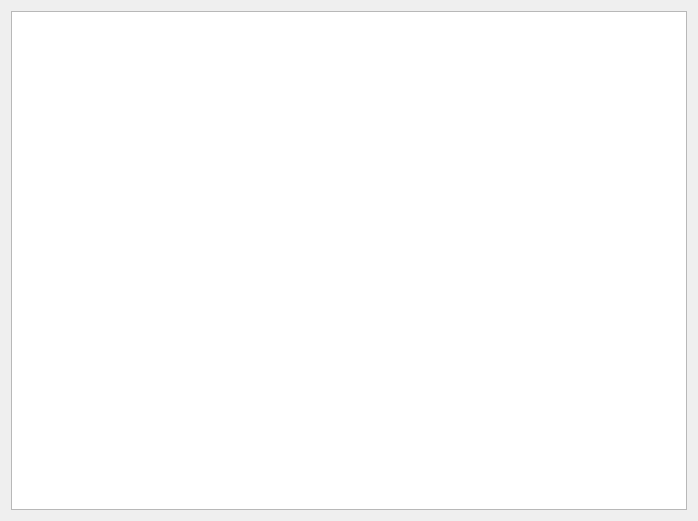
<?xml version="1.0" encoding="UTF-8"?>
<ui version="4.0">
 <class>FormDoc</class>
 <widget class="QWidget" name="FormDoc">
  <property name="geometry">
   <rect>
    <x>0</x>
    <y>0</y>
    <width>698</width>
    <height>521</height>
   </rect>
  </property>
  <property name="windowTitle">
   <string>Form</string>
  </property>
  <layout class="QVBoxLayout" name="verticalLayout">
   <item>
    <widget class="QPlainTextEdit" name="plainTextEdit"/>
   </item>
  </layout>
 </widget>
 <resources/>
 <connections/>
</ui>
